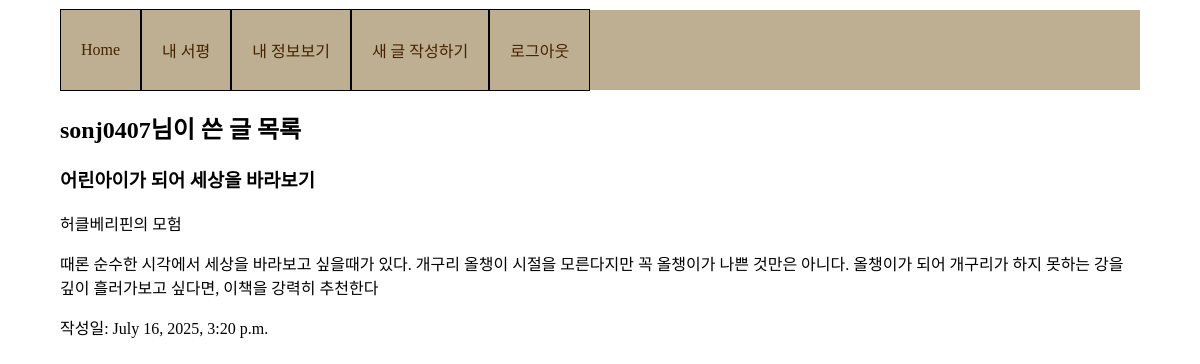
The page /users/1/ on the database its author committed.
### accounts/models.py (models this page shows)
class CustomUser(AbstractUser):
    nickname = models.CharField(max_length=30, unique=True, null=True)
    name = models.CharField(max_length=10, unique=False, null=True)

### post/models.py (models this page shows)
class PostModel(models.Model):
    author = models.ForeignKey(settings.AUTH_USER_MODEL, on_delete=models.CASCADE, related_name='posts')
    bookName = models.CharField(max_length=20, blank=True)
    time = models.DateTimeField(blank=True,null=True)
    title = models.CharField(max_length=20, blank=True)
    review = models.CharField(max_length=800, blank=True)

### list/views.py (the view)
# urls.py: path('users/<int:user_id>/', views.user_post_list, name='user_post_list'),
def user_post_list(request, user_id):
    user = get_object_or_404(CustomUser, id=user_id)
    posts= PostModel.objects.filter(author =user)
    return render(request, 'list/user_post.html',{
                      'user':user,
                      'posts':posts}
                  )

### list/templates/list/user_post.html (shortened to what this page needs)
{% load static %}
<html>
    <head>
        <link rel="stylesheet" type="text/css" href="{% static 'list/style.css' %}" >
    </head>
    <body>
        <nav>
            <ul>
                <li><a href="{% url 'list' %}">Home</a></li>
                {% if user.is_authenticated%}
                    <li><a href="{% url 'user_post_list' user.id %}">내 서평</a></li>
                    <li><a href="">내 정보보기</a></li>
                    <li><a href="{% url 'post' %}">새 글 작성하기</a></li>
                {% endif%}
            </ul>
            <ul class="log">
                {% if user.is_authenticated%}
                    <li><a href="{% url 'logout' %}">로그아웃</a></li>
                {% else %}
                    <li><a href="{% url 'login' %}">로그인하기</a></li>
                {% endif %}
            </ul>
        </nav>
        <h2> {{user.username}}님이 쓴 글 목록</h2>
        {% for post in posts%}
            <div>
                <h3>{{post.title}}</h3>
                <p>{{post.bookName}}</p>
                <p>{{post.review}}</p>
                <p>작성일: {{post.time}}<p>
            </div>
        {% empty %}
            <p> 작성한 글이 없습니다</p>
        {% endfor %}
    </body>
</html>

### list/static/list/style.css (style rules this page uses)
html, body { height: 100%; margin: 0; padding: 0; }
nav { text-align : center; width :100%; height : 10%; display: flex; background-color: #bfaf92; align-items: center; }
ul { display: flex; padding: 0px; height: 100%; align-items: center; }
li { display: flex; border: 1px solid #000000; align-items: center; height: 100%; padding: 0px 20px; }
a { align-items: center; text-decoration: none; color: #442200; }
body { padding: 10px 5%; }
.log { justify-content: flex-end; }

### rows shown on the page
CustomUser: username "sonj0407"
PostModel: title "어린아이가 되어 세상을 바라보기", bookName "허클베리핀의 모험", review "때론 순수한 시각에서 세상을 바라보고 싶을때가 있다. 개구리 올챙이 시절을 모른다지만 꼭 올챙이가 나쁜 것만은 아니다. 올챙이가 되어 개구리가 하지 못하는 강을 깊이 흘러가보고 싶다면, 이책을 강력히 추천한다", time "July 16, 2025, 3:20 p.m."
